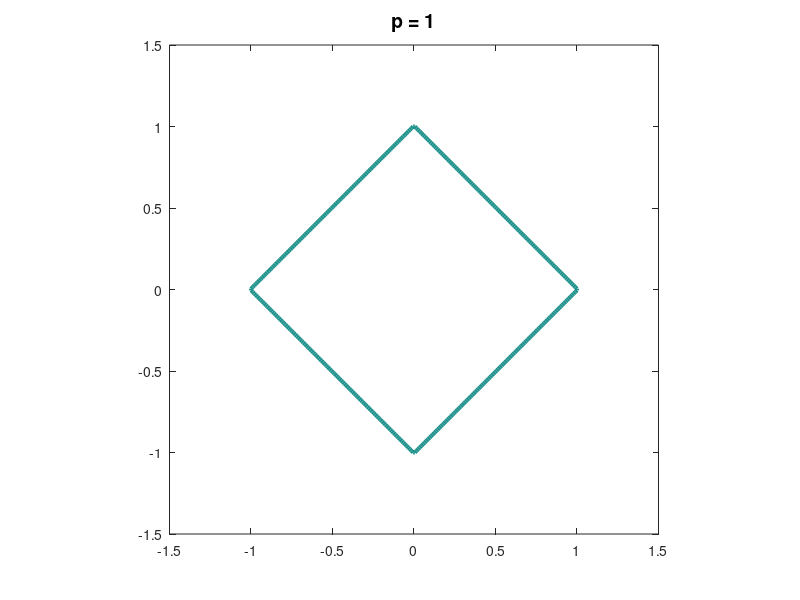

Reproduce this figure in MATLAB.
%% Two-dimensional unit balls

[x,y] = meshgrid(linspace(-1,1,200));

large_p = 2.^(1:10);

for k = 1: 10
    p = large_p(k);
    contour(x,y,abs(x).^p + abs(y).^p,'LevelList',1, 'linewidth', 3);
    title(['p = ', num2str(large_p(k))],'FontSize',14);
    axis equal
    axis([-1.5 1.5 -1.5 1.5])
    pause
end

%%
small_p = 2:-0.1:1;

for k = 1:11
    p = small_p(k);
    contour(x,y,abs(x).^p + abs(y).^p,'LevelList',1, 'linewidth', 3);
    title(['p = ', num2str(small_p(k))],'FontSize',14);
    axis equal
    axis([-1.5 1.5 -1.5 1.5])
    pause
end